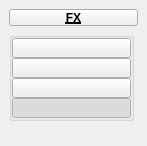
<?xml version="1.0" encoding="UTF-8"?>
<ui version="4.0">
 <class>QtUi</class>
 <widget class="QMainWindow" name="QtUi">
  <property name="enabled">
   <bool>true</bool>
  </property>
  <property name="geometry">
   <rect>
    <x>0</x>
    <y>0</y>
    <width>147</width>
    <height>146</height>
   </rect>
  </property>
  <property name="minimumSize">
   <size>
    <width>0</width>
    <height>0</height>
   </size>
  </property>
  <property name="maximumSize">
   <size>
    <width>999</width>
    <height>999</height>
   </size>
  </property>
  <property name="windowTitle">
   <string>Toolkit</string>
  </property>
  <property name="tabShape">
   <enum>QTabWidget::Triangular</enum>
  </property>
  <property name="dockNestingEnabled">
   <bool>true</bool>
  </property>
  <property name="dockOptions">
   <set>QMainWindow::AllowNestedDocks|QMainWindow::AllowTabbedDocks|QMainWindow::AnimatedDocks|QMainWindow::ForceTabbedDocks</set>
  </property>
  <widget class="QWidget" name="main_widget">
   <layout class="QVBoxLayout" name="verticalLayout_2">
    <item>
     <widget class="PushButtonDraggable" name="draggable_header">
      <property name="minimumSize">
       <size>
        <width>19</width>
        <height>17</height>
       </size>
      </property>
      <property name="maximumSize">
       <size>
        <width>999</width>
        <height>17</height>
       </size>
      </property>
      <property name="font">
       <font>
        <weight>75</weight>
        <bold>true</bold>
        <underline>true</underline>
       </font>
      </property>
      <property name="text">
       <string>FX</string>
      </property>
      <property name="checkable">
       <bool>true</bool>
      </property>
     </widget>
    </item>
    <item>
     <layout class="QVBoxLayout" name="verticalLayout">
      <property name="spacing">
       <number>0</number>
      </property>
      <item>
       <widget class="QGroupBox" name="groupBox_2">
        <property name="minimumSize">
         <size>
          <width>125</width>
          <height>0</height>
         </size>
        </property>
        <property name="maximumSize">
         <size>
          <width>125</width>
          <height>999</height>
         </size>
        </property>
        <property name="title">
         <string/>
        </property>
        <layout class="QVBoxLayout" name="verticalLayout_3">
         <property name="spacing">
          <number>0</number>
         </property>
         <property name="leftMargin">
          <number>0</number>
         </property>
         <property name="topMargin">
          <number>0</number>
         </property>
         <property name="rightMargin">
          <number>0</number>
         </property>
         <property name="bottomMargin">
          <number>0</number>
         </property>
         <item>
          <widget class="QPushButton" name="b001">
           <property name="minimumSize">
            <size>
             <width>0</width>
             <height>20</height>
            </size>
           </property>
           <property name="maximumSize">
            <size>
             <width>999</width>
             <height>20</height>
            </size>
           </property>
           <property name="text">
            <string/>
           </property>
          </widget>
         </item>
         <item>
          <widget class="QPushButton" name="b002">
           <property name="minimumSize">
            <size>
             <width>0</width>
             <height>20</height>
            </size>
           </property>
           <property name="maximumSize">
            <size>
             <width>999</width>
             <height>20</height>
            </size>
           </property>
           <property name="text">
            <string/>
           </property>
          </widget>
         </item>
         <item>
          <widget class="QPushButton" name="b003">
           <property name="minimumSize">
            <size>
             <width>0</width>
             <height>20</height>
            </size>
           </property>
           <property name="maximumSize">
            <size>
             <width>999</width>
             <height>20</height>
            </size>
           </property>
           <property name="text">
            <string/>
           </property>
          </widget>
         </item>
         <item>
          <widget class="QPushButton" name="b000">
           <property name="minimumSize">
            <size>
             <width>0</width>
             <height>20</height>
            </size>
           </property>
           <property name="maximumSize">
            <size>
             <width>999</width>
             <height>20</height>
            </size>
           </property>
           <property name="text">
            <string/>
           </property>
           <property name="checkable">
            <bool>true</bool>
           </property>
           <property name="checked">
            <bool>true</bool>
           </property>
          </widget>
         </item>
        </layout>
       </widget>
      </item>
      <item>
       <spacer name="verticalSpacer">
        <property name="orientation">
         <enum>Qt::Vertical</enum>
        </property>
        <property name="sizeHint" stdset="0">
         <size>
          <width>20</width>
          <height>40</height>
         </size>
        </property>
       </spacer>
      </item>
     </layout>
    </item>
   </layout>
  </widget>
 </widget>
 <customwidgets>
  <customwidget>
   <class>PushButtonDraggable</class>
   <extends>QPushButton</extends>
   <header>widgets.pushbuttondraggable.h</header>
  </customwidget>
 </customwidgets>
 <resources/>
 <connections/>
 <designerdata>
  <property name="gridDeltaX">
   <number>5</number>
  </property>
  <property name="gridDeltaY">
   <number>5</number>
  </property>
  <property name="gridSnapX">
   <bool>true</bool>
  </property>
  <property name="gridSnapY">
   <bool>true</bool>
  </property>
  <property name="gridVisible">
   <bool>true</bool>
  </property>
 </designerdata>
</ui>
